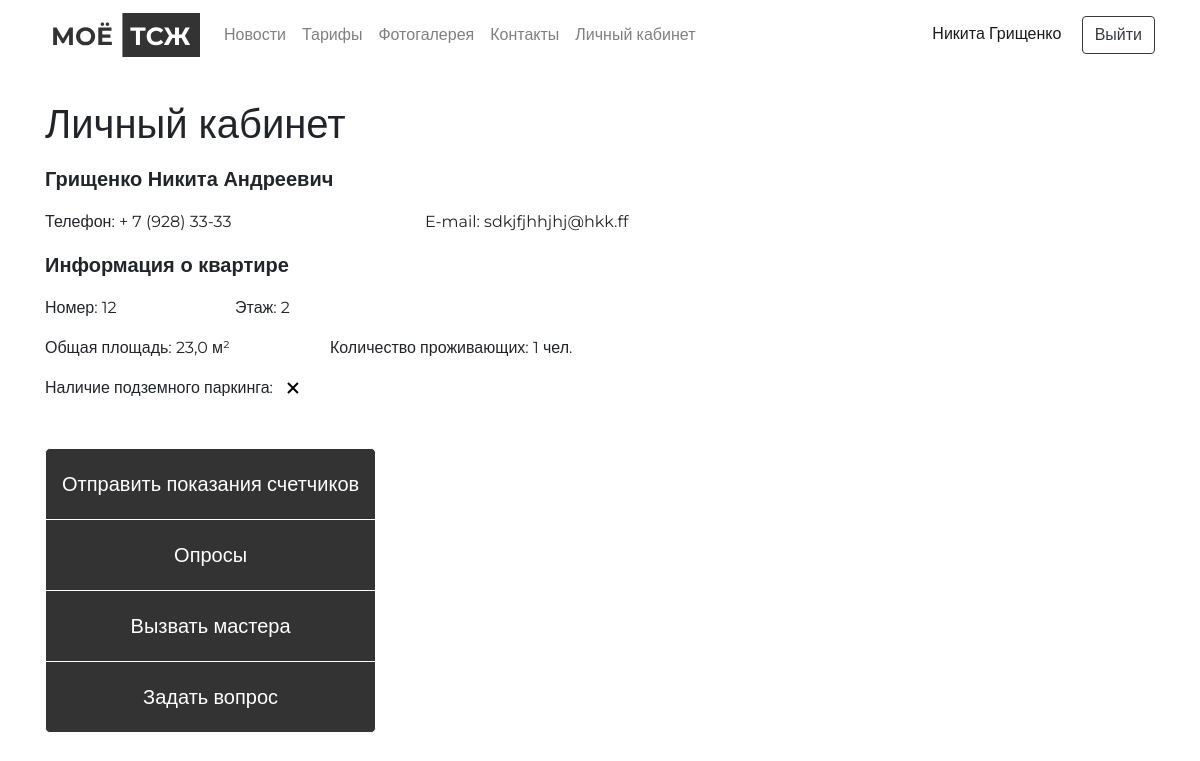
Screenshot of /user/account/ (signed in) with the database file from the repository.
### users/models.py (models this page shows, shortened)
class User(AbstractBaseUser, PermissionsMixin):
    username_validator = UnicodeUsernameValidator()
    username = models.CharField(
        _("username"),
        max_length=150,
        unique=True,
        help_text=_(
            "Required. 150 characters or fewer. Letters, "
            "digits and @/./+/-/_ only."
        ),
        validators=[username_validator],
        error_messages={
            "unique": _("A user with that username already exists."),
        },
    )
    first_name = models.CharField(_("Имя"), max_length=30)
    last_name = models.CharField(_("Фамилия"), max_length=150)
    patronymic = models.CharField(_("Отчество"), max_length=150)
    email = models.EmailField(_("Электронная почта"))
    phone = models.CharField(_("Номер телефона"), max_length=25)
    flat = models.ForeignKey(Flat, on_delete=models.CASCADE, verbose_name=_("Квартира"), null=True, blank=True)
    role = models.CharField(_("Роль"),max_length=25, choices = ROLES, blank=True, null=True)
    is_staff = models.BooleanField(
        _("Администратор"),
        default=False,
        help_text=_(
            "Designates whether the user can log into this admin site."
        ),
    )
    is_active = models.BooleanField(
        _("Активный"),
        default=True,
        help_text=_(
            "Designates whether this user should be treated as active. "
            "Unselect this instead of deleting accounts."
        ),
    )
    date_joined = models.DateTimeField(_("Дата создания учетной записи"), default=timezone.now)
    objects = UserManager()
    EMAIL_FIELD = "email"
    USERNAME_FIELD = "username"
    REQUIRED_FIELDS = ["email"]
    class Meta:
        verbose_name = _("Пользователь")
        verbose_name_plural = _("Пользователи")

class Flat(models.Model):
    number = models.CharField(_("Номер квартиры"), max_length=10)
    floor = models.IntegerField(_("Этаж"))
    total_area = models.FloatField(_("Общая площадь"))
    number_of_residents = models.IntegerField(_("Количество проживающих"))
    availability_of_underground_parking = models.BooleanField(_("Наличие подземного паркинга"))
    class Meta:
        verbose_name = "Квартира"
        verbose_name_plural = "Квартиры"

### users/views.py (the view)
# urls.py: path('account/', AccountVeiw.as_view(), name='account'),
class AccountVeiw(TemplateView):
    template_name = "pages/account.html"
    def dispatch(self, request, *args, **kwargs):
        if not request.user.is_authenticated:
            return redirect('/')
        return super(AccountVeiw, self).dispatch(request, *args, **kwargs)
    def get_context_data(self, **kwargs):
        context = super().get_context_data(**kwargs)
        current_user = self.request.user
        context['user'] = User.objects.get(id=current_user.id)
        return context

### templates/pages/account.html (shortened to what this page needs)
{% extends 'base.html' %}
{% load static %}
{% block header %}
  {% include 'include/header.html' %}
{% endblock header %}
{% block content %}
  <section class="account">
    <div class="container">
      <div class="row">
        <div class="col-12">
          <h1>Личный кабинет</h1>
        </div>
        <div class="col-12">
          <p style="font-size: 20px" class="my-3 font-weight-bold">{{user.last_name}} {{user.first_name}} {{user.patronymic}}</p>
        </div>
        <div class="col-12 col-lg-4">
          <p>Телефон: {{user.phone}}</p>
        </div>
        <div class="col-12 col-lg-4">
          <p>E-mail: {{user.email}}</p>
        </div>
      </div>
      <div class="row">
        <div class="col-12">
          <p style="font-size: 20px" class="my-3 font-weight-bold">Информация о квартире</p>
        </div>
        <div class="col-12 col-lg-2">
          <p>Номер: {{user.flat.number}}</p>
        </div>
        <div class="col-12 col-lg-2">
          <p>Этаж: {{user.flat.floor}}</p>
        </div>
      </div>
      <div class="row mt-3">
        <div class="col-12 col-lg-3">
          <p>Общая площадь: {{user.flat.total_area}} м²</p>
        </div>
        <div class="col-12 col-lg-3">
          <p>Количество проживающих: {{user.flat.number_of_residents}} чел.</p>
        </div>
        <div class="col-12 mt-3 d-flex">
          <p class="mr-2">Наличие подземного паркинга:</p>
          {% if user.flat.availability_of_underground_parking %}
            <img src="{% static 'images/check.svg' %}" alt="check">
          {% else %}
            <img src="{% static 'images/uncheck.svg' %}" alt="uncheck">
          {% endif %}
        </div>
      </div>
      <div class="row mt-5">
        <div class="col-12">
          <div class="btn-group-vertical btn-group-lg" role="group" aria-label="Basic example">
            <button onclick="location.href='{% url 'users:meter-readings-page' %}'" type="button" class="btn main-btn">Отправить показания счетчиков</button>
            <button onclick="location.href='{% url 'survey:list' %}'" type="button" class="btn main-btn">Опросы</button>
            <button onclick="location.href='{% url 'users:calling-wizard' %}'" type="button" class="btn main-btn">Вызвать мастера</button>
            <button onclick="location.href='{% url 'users:questions-user' %}'" type="button" class="btn main-btn">Задать вопрос</button>
          </div>
        </div>
      </div>
    </div>
  </section>
{% endblock content %}

### templates/include/header.html (shortened to what this page needs)
{% load static %}
<nav class="navbar navbar-expand-lg navbar-light bg-white fixed-top">
  <div class="container">
    <a href="{% url 'home' %}">
      <img class="header-logo" src="{% static 'images/logo.svg' %}" alt="logo">
    </a>
    <div class="collapse navbar-collapse" id="navbarText">
      <ul class="navbar-nav mr-auto ml-3">
        <li class="nav-item">
          <a class="nav-link" href="{% url 'reference:news-list'  %}">Новости</a>
        </li>
        <li class="nav-item">
          <a class="nav-link" href="{% url 'reference:tariff'  %}">Тарифы</a>
        </li>
          <li class="nav-item">
            <a class="nav-link" href="/#gallery">Фотогалерея</a>
          </li>
          <li class="nav-item">
            <a class="nav-link" href="/#contacts">Контакты</a>
          </li>
        {% if user.is_authenticated %}
          <li class="nav-item">
            <a class="nav-link" href="{% url 'users:account' %}">Личный кабинет</a>
          </li>
        {% endif %}
      </ul>
      <span class="navbar-text">
        {% if user.is_authenticated %}
          <a href="{% url 'users:account'  %}" class="mr-3">
            {{request.user.first_name}} {{request.user.last_name}}
          </a>
          <button onclick="location.href='{% url 'logout' %}'" type="button" class="btn btn-outline-dark">Выйти</button>
        {% else %}
          <button onclick="location.href='{% url 'login' %}'" type="button" class="btn btn-outline-dark">Войти</button>
        {% endif %}
      </span>
    </div>
  </div>
</nav>

### static/css/main.css (style rules this page uses)
body { font-family: 'Montserrat', sans-serif; font-weight: 400; font-size: 16px; }
.account, .index, .registration, .news-detail, .news-list, .meter-readings, .tariff, .survey-list, .survey-detail, .calling-wizard, .calling-user { padding-top: 100px; }
.main-btn { color: #fff; background-color: #333; border-color: #333; }
.btn-group-vertical .main-btn { padding-top: 20px; padding-bottom: 20px; border: 0.5px solid white; }
*, *::before, *::after { box-sizing: border-box; }
ul[class], ol[class] { padding: 0; }
body, h1, h2, h3, h4, p, ul[class], ol[class], li, figure, figcaption, blockquote, dl, dd { margin: 0; }
body { min-height: 100vh; scroll-behavior: smooth; text-rendering: optimizeSpeed; line-height: 1.5; }
ul[class], ol[class] { list-style: none; }
a:not([class]) { text-decoration-skip-ink: auto; }
img { max-width: 100%; display: block; }
input, button, textarea, select { font: inherit; }

### rows the page displays
User: user.first_name "Никита", user.last_name "Грищенко", last_name "Грищенко", first_name "Никита", patronymic "Андреевич", phone "+ 7 (928) 33-33", email "sdkjfjhhjhj@hkk.ff", flat.number "12", flat.floor "2", flat.total_area "23,0", flat.number_of_residents "1"
